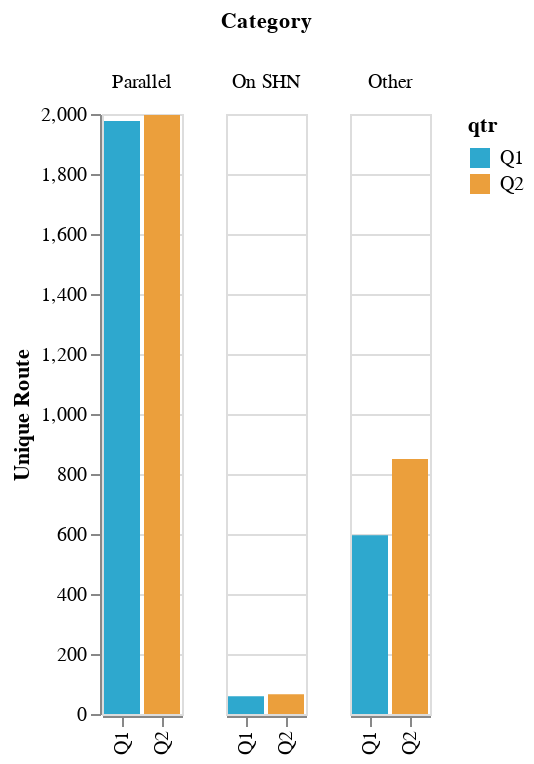

The code cell stored with this chart in its notebook:
### Code cell
make_grouped_bar_chart(df, x_col="qtr", 
                       y_col="unique_route",
                       group_col="category")

### Figure 1 — Vega-Lite specification as saved in the notebook (floating-point values rounded to 4 significant figures)
{"config": {"view": {"continuousWidth": 400, "continuousHeight": 300}}, "data": {"name": "data-9135605bad3c4dc5c8e491e70c71fcf5"}, "mark": "bar", "encoding": {"color": {"field": "qtr", "scale": {"range": ["#2EA8CE", "#EB9F3C", "#F4D837", "#51BF9D", "#8CBCCB", "#9487C0"]}, "type": "nominal"}, "column": {"field": "category", "sort": ["Parallel", "On SHN", "Other"], "title": "Category", "type": "nominal"}, "x": {"field": "qtr", "title": "", "type": "nominal"}, "y": {"field": "unique_route", "title": "Unique Route", "type": "quantitative"}}, "$schema": "https://vega.github.io/schema/vega-lite/v4.17.0.json", "datasets": {"data-9135605bad3c4dc5c8e491e70c71fcf5": [{"category": "Parallel", "total_service_hours": 69435, "unique_route": 1977, "pct_total_service_hours": 76.1, "pct_unique_route": 75.1, "qtr": "Q1", "service_date": "2022-02-08", "year": 2022}, {"category": "On SHN", "total_service_hours": 1229, "unique_route": 59, "pct_total_service_hours": 1.3, "pct_unique_route": 2.2, "qtr": "Q1", "service_date": "2022-02-08", "year": 2022}, {"category": "Other", "total_service_hours": 20607, "unique_route": 596, "pct_total_service_hours": 22.6, "pct_unique_route": 22.6, "qtr": "Q1", "service_date": "2022-02-08", "year": 2022}, {"category": "Parallel", "total_service_hours": 71816, "unique_route": 1997, "pct_total_service_hours": 66.7, "pct_unique_route": 68.6, "qtr": "Q2", "service_date": "2022-05-04", "year": 2022}, {"category": "On SHN", "total_service_hours": 1409, "unique_route": 66, "pct_total_service_hours": 1.3, "pct_unique_route": 2.3, "qtr": "Q2", "service_date": "2022-05-04", "year": 2022}, {"category": "Other", "total_service_hours": 34451, "unique_route": 850, "pct_total_service_hours": 32.0, "pct_unique_route": 29.2, "qtr": "Q2", "service_date": "2022-05-04", "year": 2022}]}}
